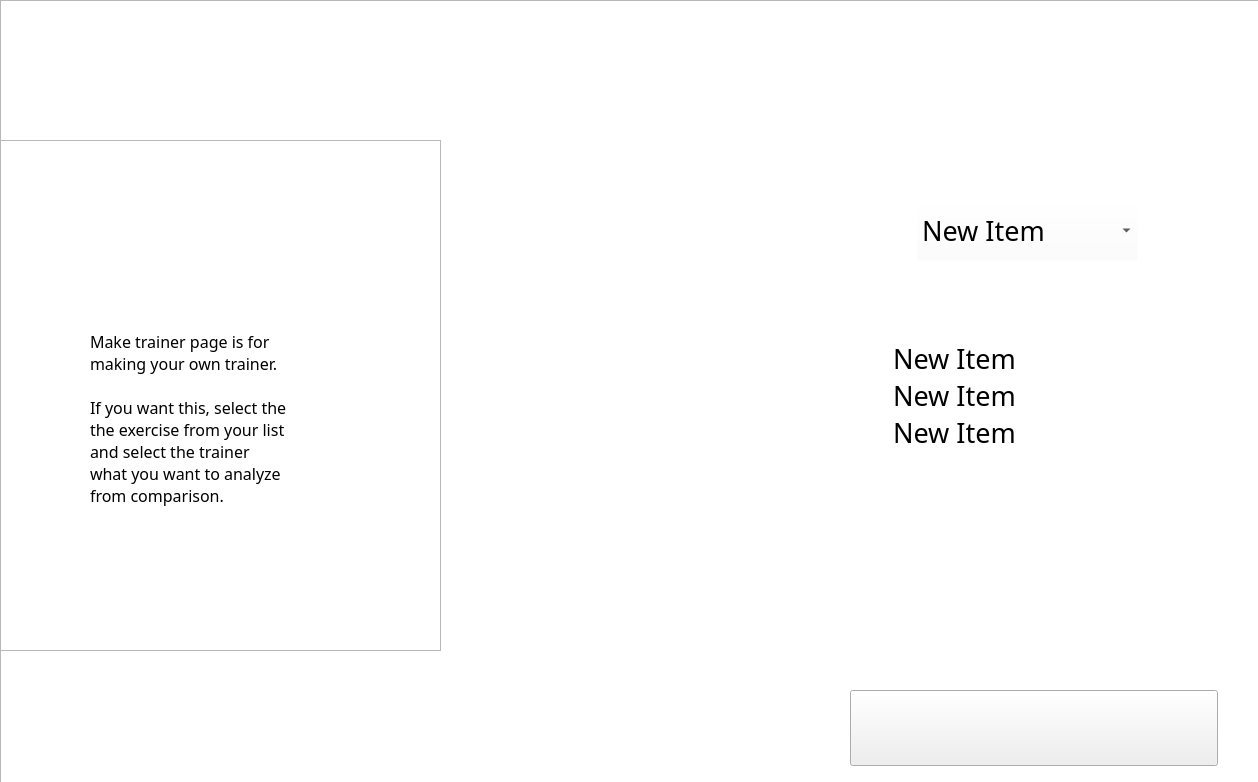
<?xml version="1.0" encoding="UTF-8"?>
<ui version="4.0">
 <class>MainWindow</class>
 <widget class="QMainWindow" name="MainWindow">
  <property name="geometry">
   <rect>
    <x>0</x>
    <y>0</y>
    <width>1258</width>
    <height>782</height>
   </rect>
  </property>
  <property name="windowTitle">
   <string>MainWindow</string>
  </property>
  <property name="styleSheet">
   <string notr="true"/>
  </property>
  <widget class="QWidget" name="centralwidget">
   <widget class="QLabel" name="label_2">
    <property name="geometry">
     <rect>
      <x>910</x>
      <y>50</y>
      <width>230</width>
      <height>70</height>
     </rect>
    </property>
    <property name="styleSheet">
     <string notr="true">border-image: url(:/title/image/title/comparison.png);
</string>
    </property>
    <property name="text">
     <string/>
    </property>
   </widget>
   <widget class="QListWidget" name="comparison">
    <property name="geometry">
     <rect>
      <x>890</x>
      <y>340</y>
      <width>271</width>
      <height>261</height>
     </rect>
    </property>
    <property name="font">
     <font>
      <family>함초롬돋움</family>
      <pointsize>20</pointsize>
      <weight>9</weight>
      <italic>false</italic>
      <bold>false</bold>
     </font>
    </property>
    <property name="styleSheet">
     <string notr="true">font: 75 20pt &quot;함초롬돋움&quot;;
background-color: rgba(255, 255, 255, 0);</string>
    </property>
    <property name="frameShape">
     <enum>QFrame::NoFrame</enum>
    </property>
    <property name="editTriggers">
     <set>QAbstractItemView::EditKeyPressed|QAbstractItemView::SelectedClicked</set>
    </property>
    <property name="textElideMode">
     <enum>Qt::ElideRight</enum>
    </property>
    <property name="resizeMode">
     <enum>QListView::Adjust</enum>
    </property>
    <property name="viewMode">
     <enum>QListView::ListMode</enum>
    </property>
    <property name="uniformItemSizes">
     <bool>false</bool>
    </property>
    <property name="sortingEnabled">
     <bool>false</bool>
    </property>
    <item>
     <property name="text">
      <string>New Item</string>
     </property>
    </item>
    <item>
     <property name="text">
      <string>New Item</string>
     </property>
    </item>
    <item>
     <property name="text">
      <string>New Item</string>
     </property>
    </item>
   </widget>
   <widget class="QPushButton" name="analyze">
    <property name="geometry">
     <rect>
      <x>850</x>
      <y>690</y>
      <width>368</width>
      <height>76</height>
     </rect>
    </property>
    <property name="styleSheet">
     <string notr="true">border-image: url(:/overall/image/analyze.png);</string>
    </property>
    <property name="text">
     <string/>
    </property>
   </widget>
   <widget class="QLabel" name="label_7">
    <property name="geometry">
     <rect>
      <x>880</x>
      <y>330</y>
      <width>291</width>
      <height>281</height>
     </rect>
    </property>
    <property name="styleSheet">
     <string notr="true">border-image: url(:/overall/image/white_rectangle.png);
</string>
    </property>
    <property name="text">
     <string/>
    </property>
   </widget>
   <widget class="QLabel" name="label_8">
    <property name="geometry">
     <rect>
      <x>877</x>
      <y>200</y>
      <width>291</width>
      <height>71</height>
     </rect>
    </property>
    <property name="styleSheet">
     <string notr="true">border-image: url(:/overall/image/white_rectangle.png);
</string>
    </property>
    <property name="text">
     <string/>
    </property>
   </widget>
   <widget class="QComboBox" name="comboBox">
    <property name="geometry">
     <rect>
      <x>917</x>
      <y>200</y>
      <width>221</width>
      <height>61</height>
     </rect>
    </property>
    <property name="font">
     <font>
      <family>함초롬돋움</family>
      <pointsize>20</pointsize>
      <weight>50</weight>
      <bold>false</bold>
     </font>
    </property>
    <property name="styleSheet">
     <string notr="true">background-color: rgba(255, 255, 255, 0);</string>
    </property>
    <item>
     <property name="text">
      <string>New Item</string>
     </property>
    </item>
    <item>
     <property name="text">
      <string>New Item</string>
     </property>
    </item>
    <item>
     <property name="text">
      <string>New Item</string>
     </property>
    </item>
   </widget>
   <widget class="QGraphicsView" name="graphicsView">
    <property name="geometry">
     <rect>
      <x>0</x>
      <y>0</y>
      <width>1261</width>
      <height>791</height>
     </rect>
    </property>
    <property name="styleSheet">
     <string notr="true">background-image: url(:/overall/image/back.png);</string>
    </property>
   </widget>
   <widget class="QLabel" name="label_3">
    <property name="geometry">
     <rect>
      <x>848</x>
      <y>160</y>
      <width>361</width>
      <height>478</height>
     </rect>
    </property>
    <property name="styleSheet">
     <string notr="true">border-image: url(:/overall/image/gray_rectangle.png);</string>
    </property>
    <property name="text">
     <string/>
    </property>
   </widget>
   <widget class="QGraphicsView" name="graphicsView_2">
    <property name="geometry">
     <rect>
      <x>0</x>
      <y>140</y>
      <width>441</width>
      <height>511</height>
     </rect>
    </property>
    <property name="styleSheet">
     <string notr="true">border-image: url(:/overall/image/note.png);</string>
    </property>
   </widget>
   <widget class="QLabel" name="label_5">
    <property name="geometry">
     <rect>
      <x>425</x>
      <y>161</y>
      <width>361</width>
      <height>478</height>
     </rect>
    </property>
    <property name="styleSheet">
     <string notr="true">border-image: url(:/overall/image/gray_rectangle.png);</string>
    </property>
    <property name="text">
     <string/>
    </property>
   </widget>
   <widget class="QListWidget" name="yourlist">
    <property name="geometry">
     <rect>
      <x>440</x>
      <y>180</y>
      <width>331</width>
      <height>441</height>
     </rect>
    </property>
    <property name="font">
     <font>
      <family>함초롬돋움</family>
      <pointsize>20</pointsize>
      <weight>9</weight>
      <italic>false</italic>
      <bold>false</bold>
     </font>
    </property>
    <property name="styleSheet">
     <string notr="true">font: 75 20pt &quot;함초롬돋움&quot;;
color: rgb(255, 255, 255);
background-color: rgba(255, 255, 255, 0);</string>
    </property>
    <property name="frameShape">
     <enum>QFrame::NoFrame</enum>
    </property>
    <property name="editTriggers">
     <set>QAbstractItemView::EditKeyPressed|QAbstractItemView::SelectedClicked</set>
    </property>
    <property name="textElideMode">
     <enum>Qt::ElideRight</enum>
    </property>
    <property name="resizeMode">
     <enum>QListView::Adjust</enum>
    </property>
    <property name="viewMode">
     <enum>QListView::ListMode</enum>
    </property>
    <property name="uniformItemSizes">
     <bool>false</bool>
    </property>
    <property name="sortingEnabled">
     <bool>false</bool>
    </property>
   </widget>
   <widget class="QLabel" name="label">
    <property name="geometry">
     <rect>
      <x>530</x>
      <y>50</y>
      <width>150</width>
      <height>68</height>
     </rect>
    </property>
    <property name="styleSheet">
     <string notr="true">border-image: url(:/title/image/title/yourlist.png);
</string>
    </property>
    <property name="text">
     <string/>
    </property>
   </widget>
   <widget class="QLabel" name="userinfo">
    <property name="geometry">
     <rect>
      <x>90</x>
      <y>270</y>
      <width>231</width>
      <height>51</height>
     </rect>
    </property>
    <property name="font">
     <font>
      <family>KoPub돋움체 Bold</family>
      <pointsize>13</pointsize>
      <weight>75</weight>
      <bold>true</bold>
     </font>
    </property>
    <property name="styleSheet">
     <string notr="true">color: rgb(59, 0, 255);</string>
    </property>
    <property name="text">
     <string/>
    </property>
    <property name="alignment">
     <set>Qt::AlignLeading|Qt::AlignLeft|Qt::AlignTop</set>
    </property>
   </widget>
   <widget class="QLabel" name="note">
    <property name="geometry">
     <rect>
      <x>90</x>
      <y>330</y>
      <width>231</width>
      <height>191</height>
     </rect>
    </property>
    <property name="font">
     <font>
      <family>KoPub돋움체 Bold</family>
      <pointsize>12</pointsize>
     </font>
    </property>
    <property name="text">
     <string>Make trainer page is for
making your own trainer.

If you want this, select the
the exercise from your list
and select the trainer 
what you want to analyze
from comparison.</string>
    </property>
    <property name="alignment">
     <set>Qt::AlignLeading|Qt::AlignLeft|Qt::AlignTop</set>
    </property>
   </widget>
   <zorder>graphicsView</zorder>
   <zorder>label_2</zorder>
   <zorder>analyze</zorder>
   <zorder>label_3</zorder>
   <zorder>graphicsView_2</zorder>
   <zorder>label_5</zorder>
   <zorder>yourlist</zorder>
   <zorder>label</zorder>
   <zorder>label_8</zorder>
   <zorder>label_7</zorder>
   <zorder>comparison</zorder>
   <zorder>comboBox</zorder>
   <zorder>userinfo</zorder>
   <zorder>note</zorder>
  </widget>
 </widget>
 <resources>
  <include location="resource.qrc"/>
 </resources>
 <connections/>
</ui>
